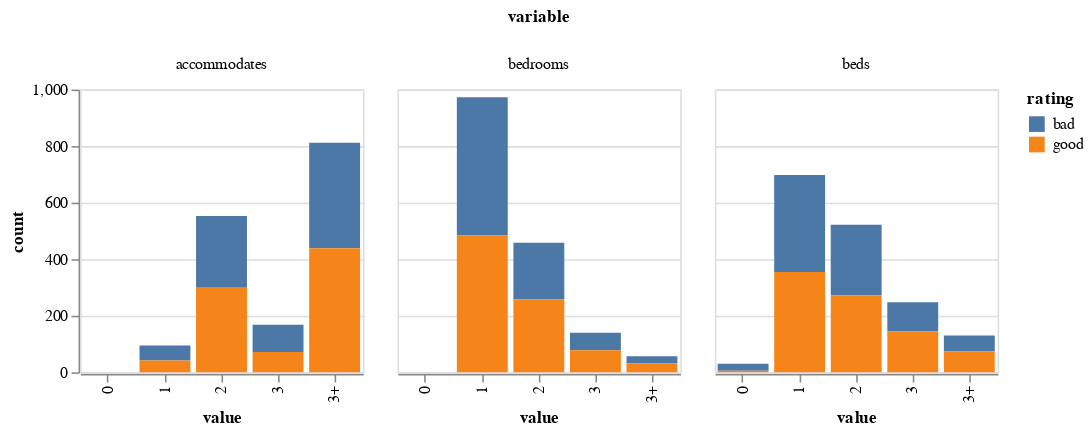

The notebook cell saved with this chart:
### Code cell
alt.Chart(discrete_features).mark_bar().encode(
    x='value:N',
    y='count:Q',
    color='rating:N',
    column='variable:N',
    tooltip=['rating', 'count']
).properties(
    width=180,
    height=180
)

### Figure 1 — Vega-Lite specification as saved in the notebook (floating-point values rounded to 4 significant figures)
{"config": {"view": {"continuousWidth": 400, "continuousHeight": 300}}, "data": {"name": "data-0817a6bc707df59f616a7cb264c3fbae"}, "mark": "bar", "encoding": {"color": {"type": "nominal", "field": "rating"}, "column": {"type": "nominal", "field": "variable"}, "tooltip": [{"type": "nominal", "field": "rating"}, {"type": "quantitative", "field": "count"}], "x": {"type": "nominal", "field": "value"}, "y": {"type": "quantitative", "field": "count"}}, "height": 180, "width": 180, "$schema": "https://vega.github.io/schema/vega-lite/v4.8.1.json", "datasets": {"data-0817a6bc707df59f616a7cb264c3fbae": [{"rating": "bad", "variable": "accommodates", "value": "1", "count": 53}, {"rating": "bad", "variable": "accommodates", "value": "2", "count": 254}, {"rating": "bad", "variable": "accommodates", "value": "3", "count": 96}, {"rating": "bad", "variable": "accommodates", "value": "3+", "count": 373}, {"rating": "bad", "variable": "bedrooms", "value": "1", "count": 489}, {"rating": "bad", "variable": "bedrooms", "value": "2", "count": 200}, {"rating": "bad", "variable": "bedrooms", "value": "3", "count": 62}, {"rating": "bad", "variable": "bedrooms", "value": "3+", "count": 25}, {"rating": "bad", "variable": "beds", "value": "0", "count": 24}, {"rating": "bad", "variable": "beds", "value": "1", "count": 343}, {"rating": "bad", "variable": "beds", "value": "2", "count": 249}, {"rating": "bad", "variable": "beds", "value": "3", "count": 104}, {"rating": "bad", "variable": "beds", "value": "3+", "count": 56}, {"rating": "good", "variable": "accommodates", "value": "1", "count": 42}, {"rating": "good", "variable": "accommodates", "value": "2", "count": 299}, {"rating": "good", "variable": "accommodates", "value": "3", "count": 72}, {"rating": "good", "variable": "accommodates", "value": "3+", "count": 439}, {"rating": "good", "variable": "bedrooms", "value": "1", "count": 484}, {"rating": "good", "variable": "bedrooms", "value": "2", "count": 258}, {"rating": "good", "variable": "bedrooms", "value": "3", "count": 78}, {"rating": "good", "variable": "bedrooms", "value": "3+", "count": 32}, {"rating": "good", "variable": "beds", "value": "0", "count": 6}, {"rating": "good", "variable": "beds", "value": "1", "count": 355}, {"rating": "good", "variable": "beds", "value": "2", "count": 273}, {"rating": "good", "variable": "beds", "value": "3", "count": 144}, {"rating": "good", "variable": "beds", "value": "3+", "count": 74}]}}
